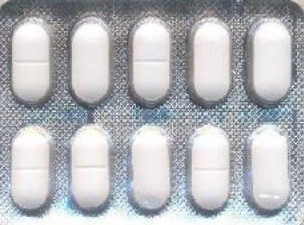
#> input picture pilll/pills/goldcut.jpg, 304 x 225 px; the run also reads 1 picture not shown here
$ python pill.py
#> lines starting #> are read from the running program, lines starting #| are printed output that depends on the picture; after the words box and inside, x2 and y2 are one past the last pixel; in counts of white or black regions, pixels touching at a corner belong together
import cv2
import numpy as np
import random
def loadGoldenTemplate(imgpath):
    goldenTemplate = cv2.imread(imgpath)
    goldenTemplate =cv2.resize(goldenTemplate,(574,424))
    goldenTemplateGray = cv2.cvtColor(goldenTemplate, cv2.COLOR_BGR2GRAY)
    goldenTemplateHisteqaul_frame = cv2.equalizeHist(goldenTemplateGray)
    blur_frame = cv2.GaussianBlur(goldenTemplateHisteqaul_frame, (5, 5), 5)
    cv2.imshow("golden",goldenTemplateHisteqaul_frame)
    cv2.waitKey(0)
    gray_correct = np.array(255 * (blur_frame / 255) ** 1.2 , dtype='uint8')
    thresh = cv2.adaptiveThreshold(gray_correct, 255, cv2.ADAPTIVE_THRESH_GAUSSIAN_C, cv2.THRESH_BINARY, 255, 19)
    thresh = cv2.bitwise_not(thresh)
    kernel = np.ones((15,15), np.uint8)
    img_dilation = cv2.dilate(thresh, kernel, iterations=1)
    img_erode = cv2.erode(img_dilation,kernel, iterations=1)# clean all noise after dilatation and erosionimg_erode = cv.medianBlur(img_erode, 7)
    img_erode = cv2.medianBlur(img_erode, 7)
    img_erode=cv2.bitwise_not(img_erode)
    contours = cv2.findContours(img_erode, cv2.RETR_EXTERNAL, cv2.CHAIN_APPROX_NONE)[0]
    mask = np.zeros_like(img_erode)
    arealist =list()
    for contour in contours:
        area = cv2.contourArea(contour)
        if (area > 5000) & (area < 10300) :
            arealist.append(area)
            cv2.fillPoly(mask, [contour], 255)
        else :
            cv2.fillPoly(mask,contour, [255, 255, 255])
    mask = cv2.erode(mask, None, iterations=5)
    cv2.imwrite("goldenmask.jpg",mask)

    ret, labels = cv2.connectedComponents(mask)
    label_hue = np.uint8(179 * labels / np.max(labels))
    blank_ch = 255 * np.ones_like(label_hue)
    labeled_img = cv2.merge([label_hue, blank_ch, blank_ch])
    labeled_img = cv2.cvtColor(labeled_img, cv2.COLOR_HSV2BGR)
    labeled_img[label_hue == 0] = 0
    cv2.imshow("golden",labeled_img)
    cv2.waitKey(0)
    return ret-1 ,labels

def loadSampleImage(imgpath):
    sampleImage = cv2.imread(imgpath)
    sampleImage =cv2.resize(sampleImage,(574,424))
    print(sampleImage.shape)
    sampleImageGray = cv2.cvtColor(sampleImage, cv2.COLOR_BGR2GRAY)
    sampleImageHisteqaul_frame = cv2.equalizeHist(sampleImageGray)
    #blur_frame = cv2.GaussianBlur(sampleImageHisteqaul_frame, (5, 5), 5)
    cv2.imshow("sample",sampleImageHisteqaul_frame)
    cv2.waitKey(0)

    gray_correct = np.array(255 * (sampleImageHisteqaul_frame / 255) ** 1.2 , dtype='uint8')

    thresh = cv2.adaptiveThreshold(gray_correct, 255, cv2.ADAPTIVE_THRESH_GAUSSIAN_C, cv2.THRESH_BINARY, 255, 19)
    thresh = cv2.bitwise_not(thresh)
    kernel = np.ones((15,15), np.uint8)
    #im2, contours = cv2.findContours(thresh, cv2.RETR_TREE, cv2.CHAIN_APPROX_SIMPLE)
    #print(im2)
    img_dilation = cv2.dilate(thresh, kernel, iterations=1)
    img_erode = cv2.erode(img_dilation,kernel, iterations=1)# clean all noise after dilatation and erosionimg_erode = cv.medianBlur(img_erode, 7)
    img_erode = cv2.medianBlur(img_erode, 7)
    img_erode=cv2.bitwise_not(img_erode)
    contours = cv2.findContours(img_erode, cv2.RETR_EXTERNAL, cv2.CHAIN_APPROX_NONE)[0]
    mask = np.zeros_like(img_erode)
    arealist =list()
    for contour in contours:
        area = cv2.contourArea(contour)
        if (area > 3000) & (area < 10300) :
            arealist.append(area)
            cv2.fillPoly(mask, [contour], 255)
        else :
            cv2.fillPoly(mask,contour, [255, 255, 255])

    mask = cv2.erode(mask, None, iterations=5)
    cv2.imshow("sample erd",mask)
    cv2.imwrite("samlemask.jpg",mask)
    cv2.waitKey(0)
    ret, labels = cv2.connectedComponents(mask)
    label_hue = np.uint8(179 * labels / np.max(labels))
    blank_ch = 255 * np.ones_like(label_hue)
    labeled_img = cv2.merge([label_hue, blank_ch, blank_ch])
    labeled_img = cv2.cvtColor(labeled_img, cv2.COLOR_HSV2BGR)
    labeled_img[label_hue == 0] = 0
    cv2.imshow("sample",labeled_img)
    cv2.waitKey(0)
    return ret-1,labels


def segmentationAndComparison():
    DefectCount = 0
    ReqularCount = 0
    goldenTemplatecount,goldenTemplateSegment = loadGoldenTemplate('goldcut.jpg')
#> in loadGoldenTemplate, goldenTemplate is the input picture: shape (225, 304, 3); mean B, G, R 187.3, 182.8, 181.2
#> in loadGoldenTemplate, `thresh = cv2.adaptiveThreshold(gray_correct, 255, cv2.ADAPTIVE_THRESH_..`: thresh: shape (424, 574); 53.6% white; 58 black regions (41 under 20 px), largest, box (x1, y1, x2, y2) and area: (0, 0, 574, 413) 111760, (540, 405, 561, 421) 142, (556, 372, 574, 385) 99
#> in loadGoldenTemplate, `img_dilation = cv2.dilate(thresh, kernel, iterations=1)`: img_dilation: shape (424, 574); 69.4% white; 16 black regions (3 under 20 px), largest, box (x1, y1, x2, y2) and area: (30, 36, 93, 182) 7316, (142, 32, 201, 183) 7229, (483, 39, 543, 180) 7195
#> in loadGoldenTemplate, `img_erode = cv2.erode(img_dilation,kernel, iterations=1)# clean all no..`: img_erode: shape (424, 574); 54.5% white; 15 black regions, largest, box (x1, y1, x2, y2) and area: (0, 383, 540, 424) 11491, (23, 29, 100, 189) 10466, (135, 25, 208, 190) 10393
#> in loadGoldenTemplate, `img_erode = cv2.medianBlur(img_erode, 7)`: img_erode: shape (424, 574); 54.6% white; 15 black regions, largest, box (x1, y1, x2, y2) and area: (0, 383, 540, 424) 11499, (23, 29, 100, 189) 10455, (135, 25, 208, 190) 10379
#> in loadGoldenTemplate, `img_erode=cv2.bitwise_not(img_erode)`: img_erode: shape (424, 574); 45.4% white; 15 white regions
#> in loadGoldenTemplate, `contours = cv2.findContours(img_erode, cv2.RETR_EXTERNAL, cv2.CHAIN_AP..`: contours = 15 contours; largest, box (x1, y1, x2, y2) and area: (0, 383, 540, 424) 10913, (23, 29, 100, 189) 10260, (135, 25, 208, 190) 10188, (250, 30, 322, 189) 10054, (476, 32, 550, 187) 10010
#> the loop in loadGoldenTemplate, `for contour in contours:` made 15 passes
#> area on passes 1 to 12: 10913, 373, 9171, 8940.5, 9517.5, 9109.5, 9143, 278, 10010, 9844, 10054.5, 10259.5
#> after the loop in loadGoldenTemplate, `for contour in contours:`:
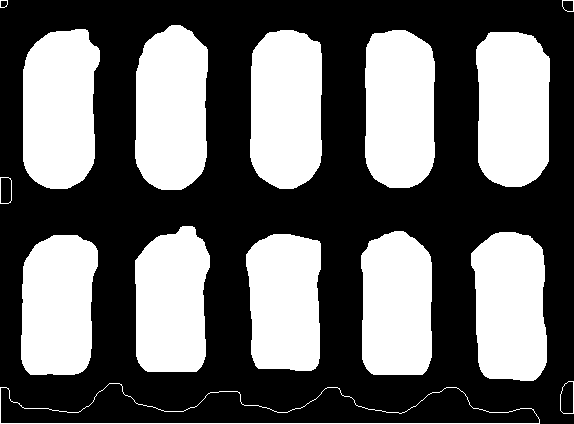
#> mask: shape (424, 574); 40.9% white; 15 white regions, largest, box (x1, y1, x2, y2) and area: (23, 29, 100, 189) 10455, (135, 25, 208, 190) 10379, (250, 30, 322, 189) 10247
#> after the loop in loadGoldenTemplate, `for contour in contours:`: arealist = [9171, 8940.5, 9517.5, 9109.5, 9143, 10010, 9844, 10054.5, 10259.5, 10187.5]
#> in loadGoldenTemplate, `mask = cv2.erode(mask, None, iterations=5)`: mask: shape (424, 574); 31.4% white; 10 white regions, largest, box (x1, y1, x2, y2) and area: (28, 34, 95, 184) 8165, (140, 31, 203, 185) 8079, (255, 35, 317, 184) 8027
#> in loadGoldenTemplate, `ret, labels = cv2.connectedComponents(mask)`:
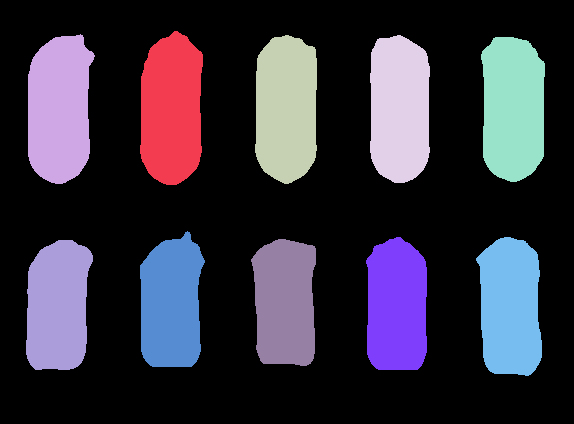
#> labels: shape (424, 574) int32; 11 distinct labels, from 0 to 10; one colour per label, 0 black
#> in loadGoldenTemplate, `ret, labels = cv2.connectedComponents(mask)`: ret = 11
#> goldenTemplatecount = 10
    sampleImagecount,sampleImageSegment = loadSampleImage("pil.jpg")
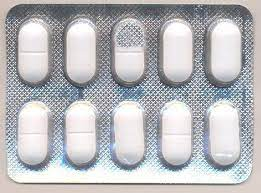
#> input picture pilll/pills/pil.jpg, 261 x 193 px
#> in loadSampleImage, sampleImage is the input picture: shape (193, 261, 3); mean B, G, R 188.7, 185.9, 185.8
#| (424, 574, 3)
#> in loadSampleImage, `thresh = cv2.adaptiveThreshold(gray_correct, 255, cv2.ADAPTIVE_THRESH_..`: thresh: shape (424, 574); 55.6% white; 156 black regions (125 under 20 px), largest, box (x1, y1, x2, y2) and area: (4, 8, 562, 378) 100851, (8, 332, 560, 415) 5194, (260, 75, 286, 103) 174
#> in loadSampleImage, `img_dilation = cv2.dilate(thresh, kernel, iterations=1)`: img_dilation: shape (424, 574); 74.1% white; 18 black regions (2 under 20 px), largest, box (x1, y1, x2, y2) and area: (27, 364, 510, 395) 7076, (0, 0, 574, 424) 6944, (154, 48, 204, 173) 5338
#> in loadSampleImage, `img_erode = cv2.erode(img_dilation,kernel, iterations=1)# clean all no..`: img_erode: shape (424, 574); 55.8% white; 18 black regions, largest, box (x1, y1, x2, y2) and area: (0, 0, 574, 424) 17115, (20, 357, 517, 402) 15350, (147, 41, 211, 180) 7998
#> in loadSampleImage, `img_erode = cv2.medianBlur(img_erode, 7)`: img_erode: shape (424, 574); 55.8% white; 17 black regions, largest, box (x1, y1, x2, y2) and area: (0, 0, 574, 424) 17124, (20, 357, 517, 402) 15338, (147, 41, 211, 180) 7985
#> in loadSampleImage, `img_erode=cv2.bitwise_not(img_erode)`: img_erode: shape (424, 574); 44.2% white; 17 white regions
#> in loadSampleImage, `contours = cv2.findContours(img_erode, cv2.RETR_EXTERNAL, cv2.CHAIN_AP..`: contours = 17 contours; largest, box (x1, y1, x2, y2) and area: (0, 0, 574, 424) 15741, (20, 357, 517, 402) 14820, (147, 41, 211, 180) 7818, (359, 41, 423, 176) 7656, (41, 42, 106, 175) 7600
#> the loop in loadSampleImage, `for contour in contours:` made 17 passes
#> area on passes 1 to 12: 128, 163, 316, 172, 1337, 14820.5, 6892.5, 7252, 7299.5, 7302.5, 7321, 4320
#> after the loop in loadSampleImage, `for contour in contours:`:
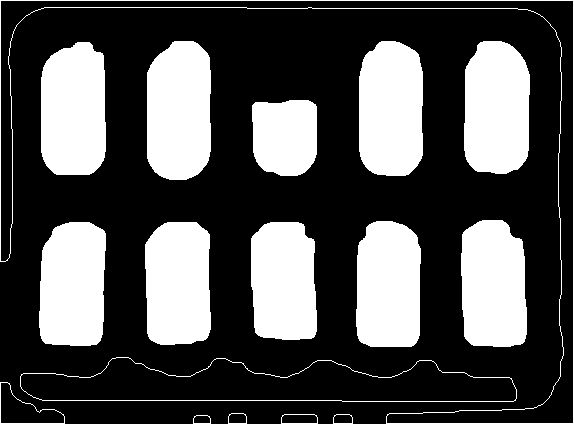
#> mask: shape (424, 574); 31.6% white; 17 white regions, largest, box (x1, y1, x2, y2) and area: (147, 41, 211, 180) 7985, (359, 41, 423, 176) 7821, (41, 42, 106, 175) 7768
#> after the loop in loadSampleImage, `for contour in contours:`: arealist = [6892.5, 7252, 7299.5, 7302.5, 7321, 4320, 7600.5, 7600.5, 7655.5, 7818.5]
#> in loadSampleImage, `mask = cv2.erode(mask, None, iterations=5)`: mask: shape (424, 574); 22.5% white; 10 white regions, largest, box (x1, y1, x2, y2) and area: (152, 46, 206, 175) 6045, (364, 46, 418, 171) 5921, (46, 47, 101, 170) 5888
#> in loadSampleImage, `ret, labels = cv2.connectedComponents(mask)`:
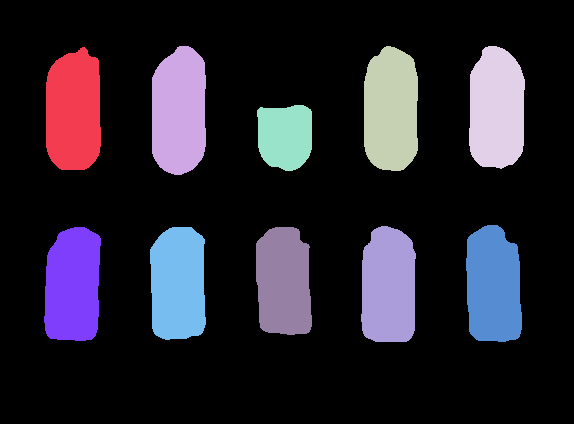
#> labels: shape (424, 574) int32; 11 distinct labels, from 0 to 10; one colour per label, 0 black
#> in loadSampleImage, `ret, labels = cv2.connectedComponents(mask)`: ret = 11
#> sampleImagecount = 10

    if goldenTemplatecount != sampleImagecount :
        missing = goldenTemplatecount-sampleImagecount
        print(str(missing)+" tablets are missing")
    else :
        print("sample has correct number of tablets.")
    r = random.randrange(0,goldenTemplatecount-1 )
#> r = 6
    for i in range(sampleImagecount):
        if np.array_equal(sampleImageSegment[i],goldenTemplateSegment[r]):
            ReqularCount += 1
        else :
            DefectCount += 1
#> after the loop, DefectCount = 0; ReqularCount = 10
    print("No. of defected pill "+str(DefectCount))
#| No. of defected pill 0


def loadRoundGoldenTemplate(imgpath):
    goldenTemplate = cv2.imread(imgpath)
    goldenTemplate =cv2.resize(goldenTemplate,(574,424))
    goldenTemplateGray = cv2.cvtColor(goldenTemplate, cv2.COLOR_BGR2GRAY)
    goldenTemplateHisteqaul_frame = cv2.equalizeHist(goldenTemplateGray)
    gray_correct = np.array(255 * (goldenTemplateHisteqaul_frame / 255) ** 1.2 , dtype='uint8')
    thresh = cv2.adaptiveThreshold(gray_correct, 255, cv2.ADAPTIVE_THRESH_GAUSSIAN_C, cv2.THRESH_BINARY, 255, 19)
    thresh = cv2.bitwise_not(thresh)
    kernel = np.ones((15,15), np.uint8)
    img_dilation = cv2.dilate(thresh, kernel, iterations=1)
    img_erode = cv2.erode(img_dilation,kernel, iterations=1)
    img_erode = cv2.medianBlur(img_erode, 7)
    img_erode=cv2.bitwise_not(img_erode)
    contours = cv2.findContours(img_erode, cv2.RETR_EXTERNAL, cv2.CHAIN_APPROX_NONE)[0]
    mask = np.zeros_like(img_erode)
    arealist =list()
    for contour in contours:
        area = cv2.contourArea(contour)
        arealist.append(area)
        cv2.fillPoly(mask, [contour], 255)

    threshval=[min(arealist),max(arealist)]

    cv2.imwrite("mask.jpg",np.uint8(mask))
    ret, labels = cv2.connectedComponents(mask)
    cv2.imshow("golden background",np.uint8(mask))
    cv2.waitKey(0)
    return ret-1 ,labels,threshval

def loadRoundSampleImage(imgpath,threshval):
    sampleImage = cv2.imread(imgpath)
    sampleImage =cv2.resize(sampleImage,(574,424))
    sampleImageGray = cv2.cvtColor(sampleImage, cv2.COLOR_BGR2GRAY)
    sampleImageHisteqaul_frame = cv2.equalizeHist(sampleImageGray)
    gray_correct = np.array(255 * (sampleImageHisteqaul_frame / 255) ** 1.2 , dtype='uint8')
    thresh = cv2.adaptiveThreshold(gray_correct, 255, cv2.ADAPTIVE_THRESH_GAUSSIAN_C, cv2.THRESH_BINARY, 255, 19)
    thresh = cv2.bitwise_not(thresh)
    kernel = np.ones((15,15), np.uint8)
    img_dilation = cv2.dilate(thresh, kernel, iterations=1)
    img_erode = cv2.erode(img_dilation,kernel, iterations=1)
    img_erode = cv2.medianBlur(img_erode, 7)
    img_erode=cv2.bitwise_not(img_erode)
    contours = cv2.findContours(img_erode, cv2.RETR_EXTERNAL, cv2.CHAIN_APPROX_NONE)[0]
    mask = np.zeros_like(img_erode)
    cv2.imshow("im",img_erode)
    cv2.waitKey(0)

    for contour in contours:
        area = cv2.contourArea(contour)
        if (area <= threshval[0]) | (area >= threshval[1]):
            cv2.fillPoly(mask,contour, [255, 255, 255])
        else :
            cv2.fillPoly(mask, [contour], 255)


    mask = cv2.erode(mask, None, iterations=5)
    cv2.imwrite("smask.jpg",np.uint8(mask))
    ret, labels = cv2.connectedComponents(mask)
    cv2.imshow("sample background",np.uint8(mask))
    cv2.waitKey(0)
    return ret-1 ,labels


def roundTableForgroundBackground():
    goldenTemplatecount,goldenTemplateSegment,threshval = loadRoundGoldenTemplate('roundgold.jpg')
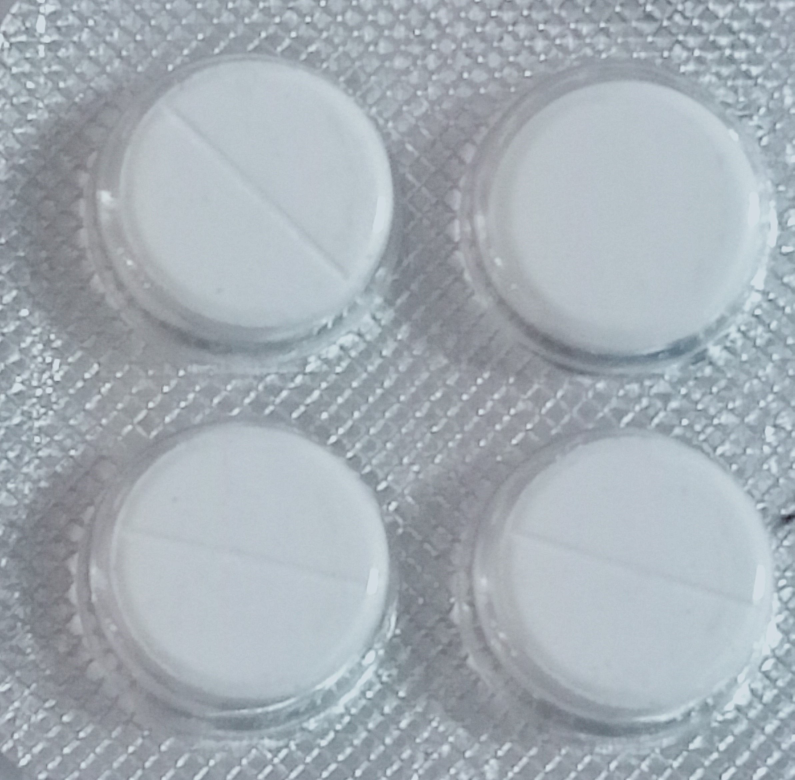
#> input picture pilll/pills/roundgold.jpg, 2383 x 2340 px (shown at 1/3 size)
#> in loadRoundGoldenTemplate, goldenTemplate is the input picture: shape (2340, 2383, 3); mean B, G, R 181.3, 174.1, 165.2
#> in loadRoundGoldenTemplate, `thresh = cv2.adaptiveThreshold(gray_correct, 255, cv2.ADAPTIVE_THRESH_..`: thresh: shape (424, 574); 61% white; 751 black regions (650 under 20 px), largest, box (x1, y1, x2, y2) and area: (0, 0, 574, 424) 84555, (140, 68, 246, 145) 604, (423, 299, 539, 328) 518
#> in loadRoundGoldenTemplate, `img_dilation = cv2.dilate(thresh, kernel, iterations=1)`: img_dilation: shape (424, 574); 79.2% white; 8 black regions (4 under 20 px), largest, box (x1, y1, x2, y2) and area: (350, 51, 554, 184) 13307, (72, 239, 274, 372) 13121, (77, 40, 277, 170) 13055, (349, 245, 555, 380) 11047
#> in loadRoundGoldenTemplate, `img_erode = cv2.erode(img_dilation,kernel, iterations=1)`: img_erode: shape (424, 574); 64.9% white; 5 black regions, box (x1, y1, x2, y2) and area: (65, 232, 281, 379) 22093, (70, 33, 284, 177) 21725, (343, 44, 561, 191) 21060, (342, 238, 562, 387) 20322, (499, 323, 514, 338) 225
#> in loadRoundGoldenTemplate, `img_erode = cv2.medianBlur(img_erode, 7)`:
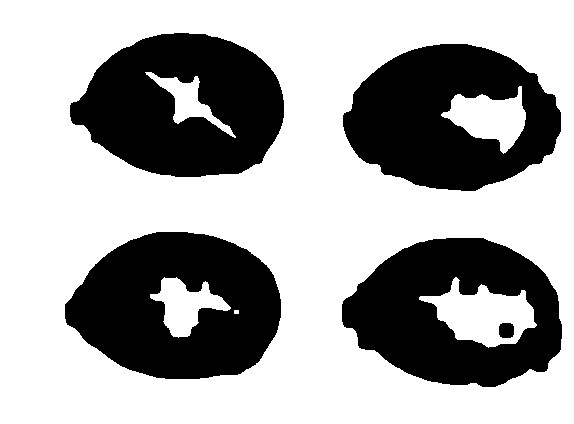
#> img_erode: shape (424, 574); 64.8% white; 5 black regions, box (x1, y1, x2, y2) and area: (65, 232, 281, 379) 22167, (70, 33, 284, 177) 21788, (343, 44, 561, 191) 21072, (342, 238, 562, 387) 20368, (499, 323, 514, 338) 205
#> in loadRoundGoldenTemplate, `img_erode=cv2.bitwise_not(img_erode)`: img_erode: shape (424, 574); 35.2% white; 5 white regions
#> in loadRoundGoldenTemplate, `contours = cv2.findContours(img_erode, cv2.RETR_EXTERNAL, cv2.CHAIN_AP..`: contours = 4 contours; box (x1, y1, x2, y2) and area: (342, 238, 562, 387) 24578, (65, 232, 281, 379) 24235, (343, 44, 561, 191) 23830, (70, 33, 284, 177) 23102
#> the loop in loadRoundGoldenTemplate, `for contour in contours:` made 4 passes
#> area on passes 1 to 4: 24577.5, 24235, 23830, 23102
#> after the loop in loadRoundGoldenTemplate, `for contour in contours:`: arealist = [24577.5, 24235, 23830, 23102]
#> in loadRoundGoldenTemplate, `threshval=[min(arealist),max(arealist)]`: threshval = [23102, 24577.5]
#> in loadRoundGoldenTemplate, `ret, labels = cv2.connectedComponents(mask)`: ret = 5
#> goldenTemplatecount = 4; threshval = [23102, 24577.5]
    sampleImagecount,sampleImageSegment = loadRoundSampleImage("roundsample.jpg",threshval)
#> in loadRoundSampleImage, `contours = cv2.findContours(img_erode, cv2.RETR_EXTERNAL, cv2.CHAIN_AP..`: contours = 18 contours; largest, box (x1, y1, x2, y2) and area: (353, 232, 560, 378) 23396, (420, 87, 540, 189) 7514, (55, 88, 147, 182) 5516, (56, 264, 134, 373) 5013, (206, 58, 272, 181) 4666
#> the loop in loadRoundSampleImage, `for contour in contours:` made 18 passes
#> area on passes 1 to 12: 596.5, 185.5, 441, 2135, 853.5, 2843.5, 5013, 295.5, 23395.5, 1151, 5516.5, 7514
#> in loadRoundSampleImage, `ret, labels = cv2.connectedComponents(mask)`: ret = 2
#> sampleImagecount = 1

    if goldenTemplatecount == sampleImagecount :
        print("sample has correct number of tablets.")
    elif goldenTemplatecount > sampleImagecount :
        missing = goldenTemplatecount - sampleImagecount
#> missing = 3
        print(str(missing)+" tablets are missing and defected.")
#| 3 tablets are missing and defected.
    else :
        print("issue with same segmntation got :-",sampleImagecount)

def singleColorPill():
    return True

def multiColorPill():
    return True


segmentationAndComparison()
roundTableForgroundBackground()
